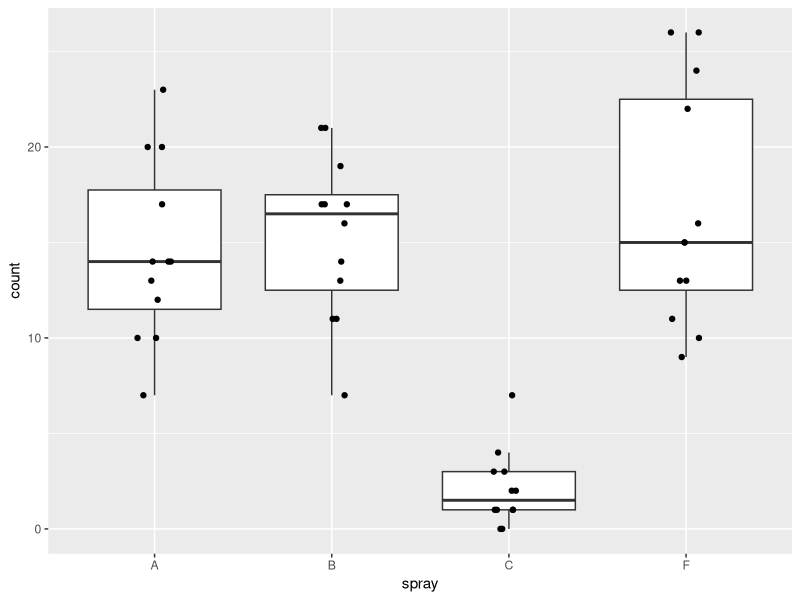
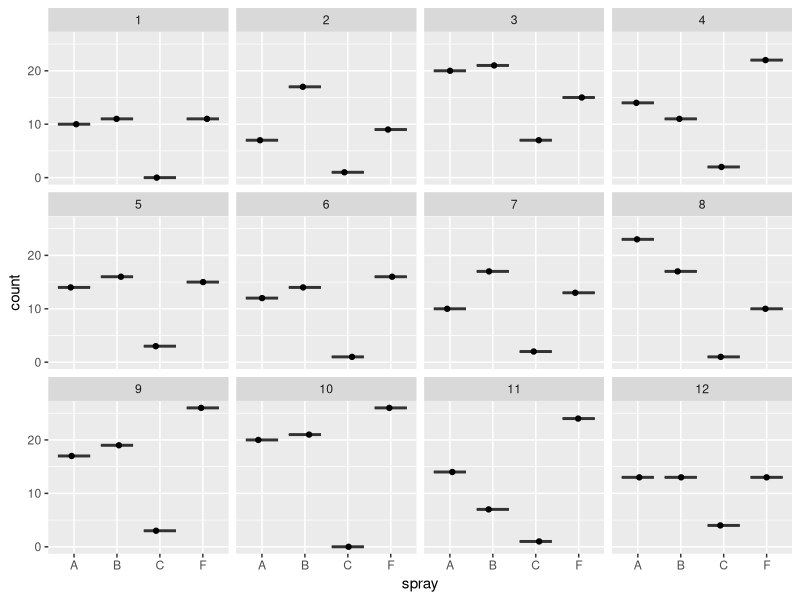
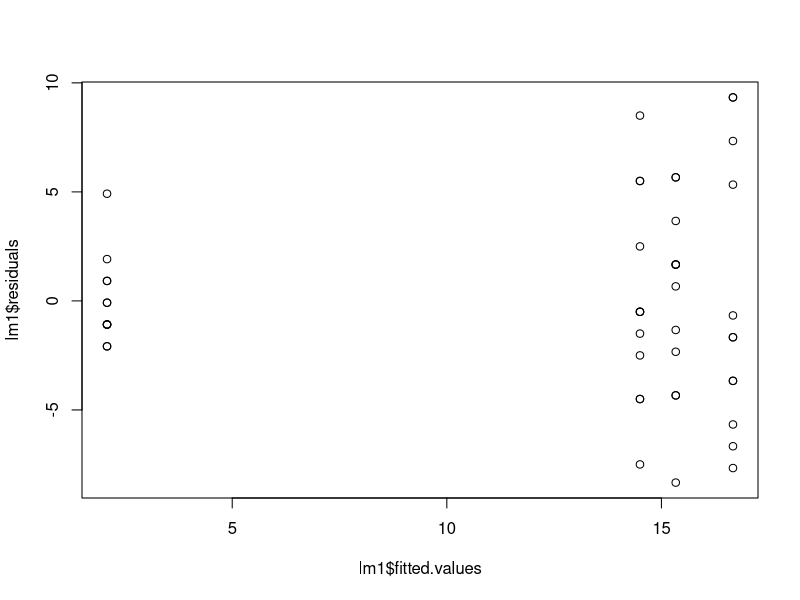
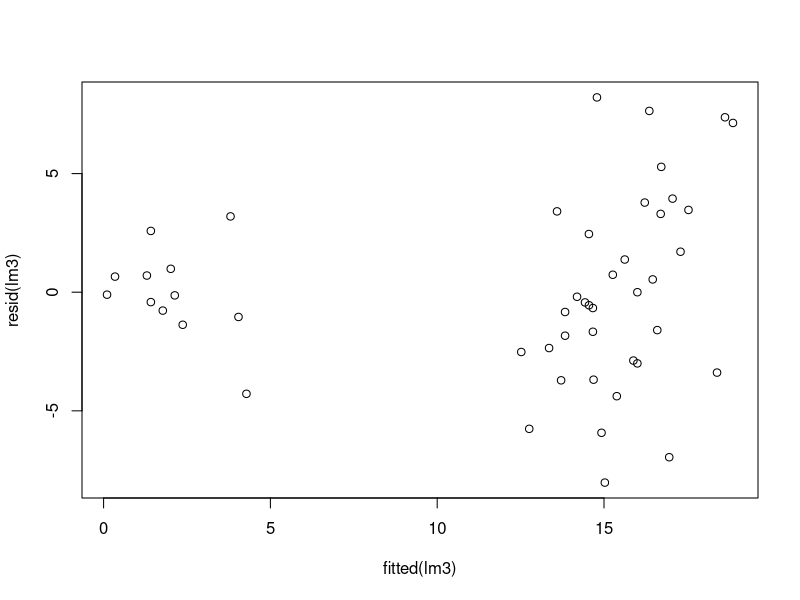
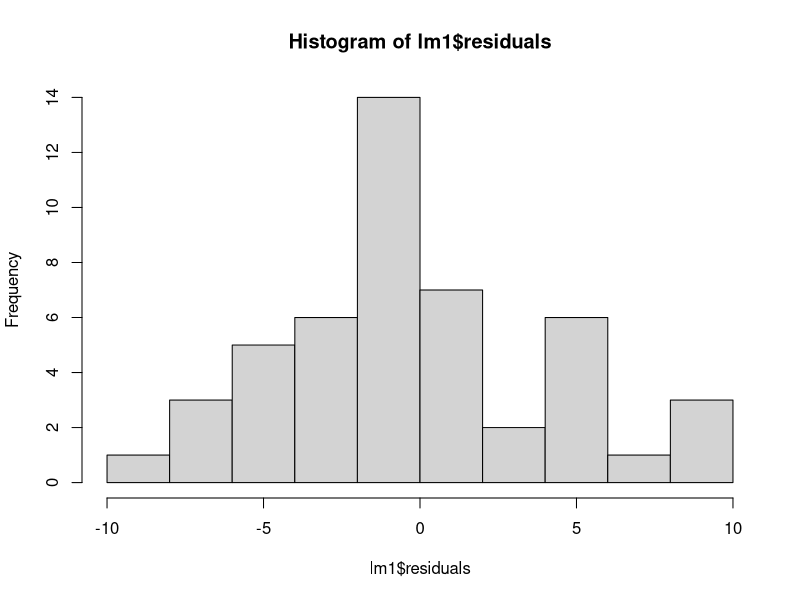
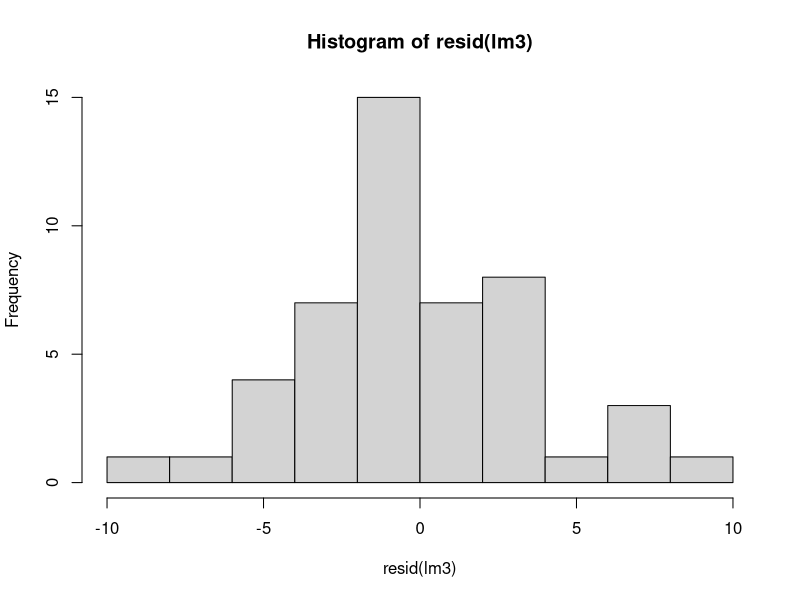
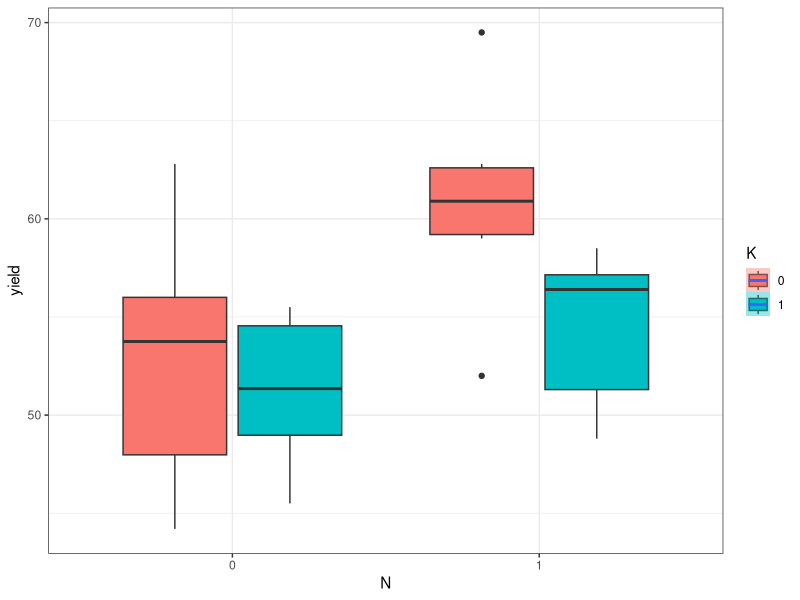
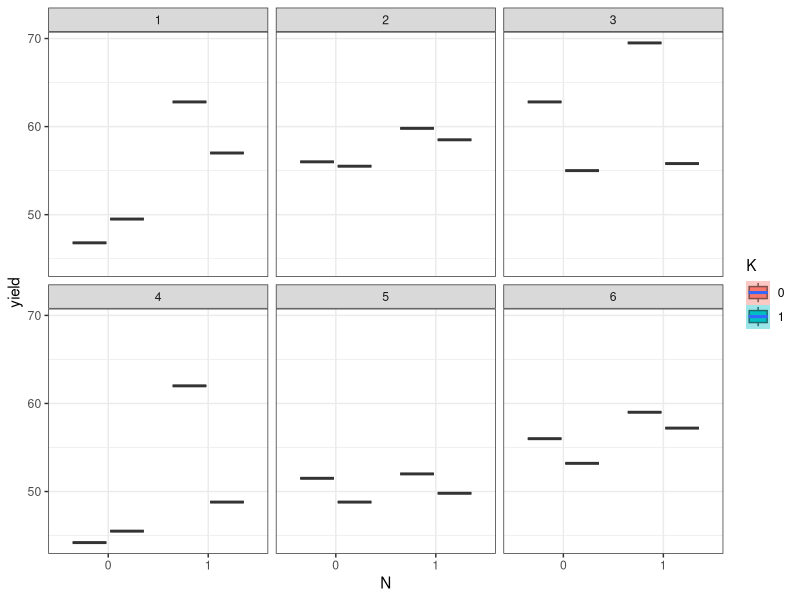

The R source for these figures, in order:
## LOAD AND PROCESSES DATA
library(tidyverse)
library(car)
data("InsectSprays")
# testing

InsectSprays$block <- as.factor(rep(c(1,2,3,4,5,6,7,8,9,10,11,12), 6)) # add blocks

d <- InsectSprays %>% filter(spray=='A'|spray=='B'|spray=='C'|spray=='F')

##############################################################
## GRAPH AND ANALYZE DATA USING COMPLETELY RANDOMIZED DESIGN

#plot data by treatment group
ggplot(d, aes(x=spray,y=count)) + geom_boxplot(outlier.shape = NA) + geom_jitter(height=0,width=.1)

#plot data by treatment and block -- note one observation per block
ggplot(d, aes(x=spray,y=count)) + geom_boxplot(outlier.shape = NA) + geom_jitter(height=0,width=.1) + facet_wrap(~block)  #12 blocks


### construct and compare linear models with and without blocking
## no block model
lm1 <- lm(count~spray, data=d)
anova(lm1)

## block as fixed effect
lm2 <- lm(count~spray+block, data=d)
anova(lm2)

#####################################################################################
## ANALYZE DATA USING RANDOMIZED COMPLETE BLOCK DESIGN WITH BLOCK AS A RANDOM EFFECT
library(lme4)
library(lmerTest)

## block as random effect
lm3 <- lmer(count~spray+(1|block), data=d)
anova(lm3)

#### compare summary() for fixed vs. random blocking effect
summary(lm2)
summary(lm3)

coef(lm3)    ## prints model coefficients

print(VarCorr(lm3), comp=c("Variance"))  ## print variance components from model

plot(lm1$residuals~lm1$fitted.values) ### check residuals of no block and block models
plot(resid(lm3)~fitted(lm3))

hist(lm1$residuals)
hist(resid(lm3))

#### compare estimated marginal means
library(emmeans)
emmeans(lm2, pairwise~spray) ## fixed effect block
emmeans(lm3, pairwise~spray) ## random effect block


###################################################################################
#### BLOCKING CHALLENGE ###########################################################
###################################################################################

## ChickWeight blocking challenge
data("ChickWeight")
ChickWeight$Diet <- as.factor(ChickWeight$Diet)

cw0 <- lm(weight ~ Time * Diet , data=ChickWeight)
emmeans(cw0, pairwise~Diet, at=list(Time=20))

## Q1. The ChickWeight dataset contains measurements on 50 chicks fed four different diets over a 21 day period
##    Last time we did an ANCOVA to compare the weights at the end of the experiment (Time=20).
##    The results seem overly strong (ie. the p-values seem artificially low). Are all observations independent?
##    What might we not have considered that was part of the experimental design but was not accounted for in our analysis?
##    Construct a more appropriate model (use random effects if justified) and compare the diets at Time=20
##    Which diets differ significantly? How do the results differ from your model last week?

cw1 <- lmer(weight ~ Time * Diet + (1|Chick), data=ChickWeight)
emmeans(cw1, pairwise~Diet, at=list(Time=20))

# Diet 1 differs from all other diets and diet 2+3 differs.
# Previously diet 2+4 and 3+4 were also significantly different. 

## Q2. How much variation is there among chicks? (ie. what is the variance component?)

print(VarCorr(cw1), comp=c("Variance"))  ## print variance components from model

# 545.72 variance associated with chick

####################################################################################
### NPK CHALLENGE ##################################################################
####################################################################################
data("npk")
head(npk)
str(npk)

ggplot(npk, aes(x=N, y=yield, fill=K))+geom_boxplot()+geom_smooth(method='lm')+theme_bw() 
ggplot(npk, aes(x=N, y=yield, fill=K))+geom_boxplot()+geom_smooth(method='lm')+theme_bw() +facet_wrap(~block)

## Q3. The npk dataset contains measures of yields of pea plants under different experimental treatments
## Nitrogen (N) and potasium (K) were factorially manipulated. Ignore Phosphorous for this example.
## There were 6 replicates, separated into distinct blocks (see image from lecture slides)
## Analyze the data using a two-way anova (ie. yield ~ N * K)
## How do the results change if you ignore block vs if you include block as a random effect?

npk.mod <- lm(yield~N*K, data=npk)
anova(npk.mod) # only N is significant

## block as random effect
npk.mod.blck <- lmer(yield~N*K+(1|block), data=npk)
Anova(npk.mod.blck, Type = 2)

## Q4. How much variation is there among blocks?

print(VarCorr(npk.mod.blck), comp=c("Variance")) 
## 3.8611

## Q5. Are the assumptions of a linear model met?
# Random effect *better satisfies assumptions of linear model*
plot(resid(npk.mod.blck)~fitted(npk.mod.blck))
hist(resid(npk.mod.blck))

# Np random effect
plot(npk.mod$residuals~npk.mod$fitted.values)
hist(npk.mod$residuals)
